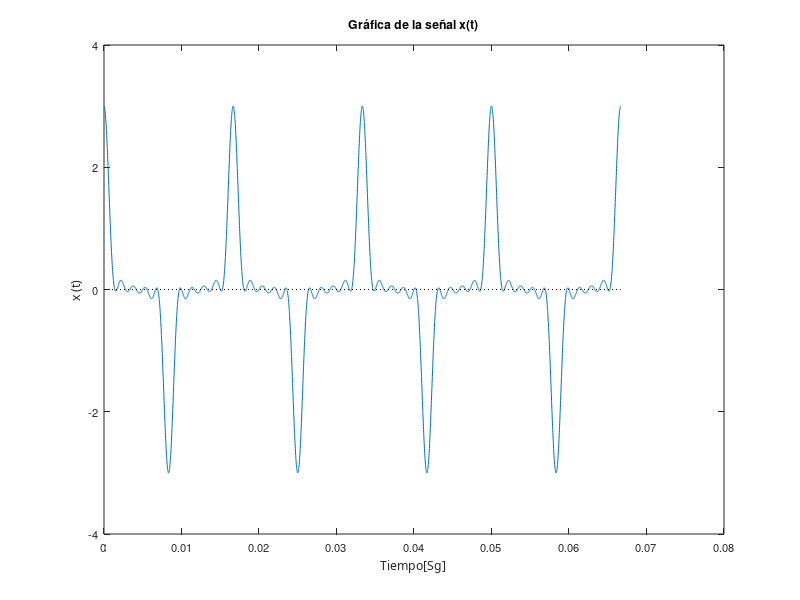
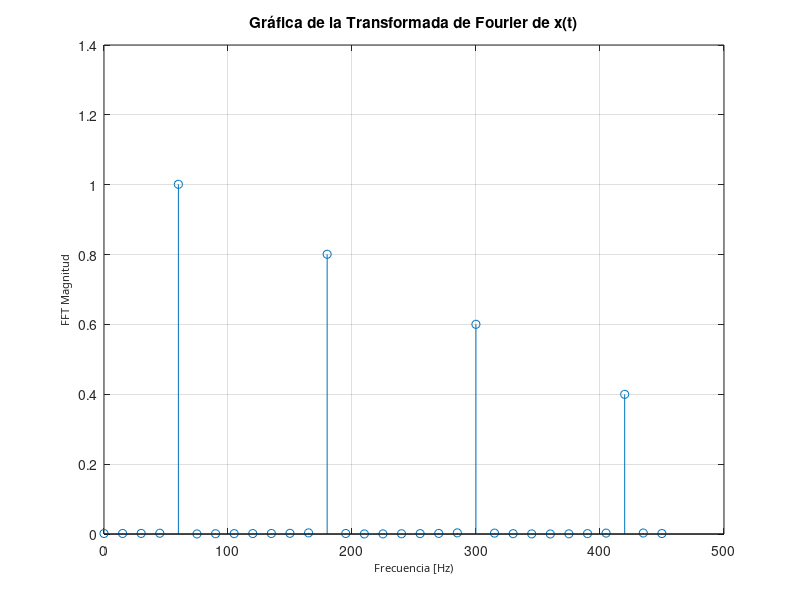

Recreate these plots in MATLAB, in order.

function armonicas_fft

% Se construye el eje de tiempo
k = 4;                  %numero de periodos
w = 377;                %frecuencia fundamental
f = w/(2*pi);           %frecuencia en Hz
fm = 1000*f;            %frecuencia de muestreo
t = 0:1/fm:k*(2*pi)/w;  %eje de tiempo

l = length(t);
factor = l/2;
delta = (fm / (2*factor));           %delta de frecuencias
fre_vec = (0:1:length(t) - 1)*delta; %vector de frecuencias

wo = 377; %frecuencia fundamental
y = 0;
kk = 1;

for ii=1:2:9 % cuatro componentes armónicas
    y = kk*cos(ii*wo*t) + y; %suma de las componentes armónicas 
    kk = kk - 0.2;
end

figure('color', [202 225 249]/255, 'menubar', 'none', 'numbertitle', 'off');
plot(t, y);
xlabel('Tiempo[Sg]', 'fontname', 'verdana', 'fontsize', 8);
ylabel('x (t)', 'fontname', 'verdana', 'fontsize', 8) 
title('Gráfica de la señal x(t)');
gg=gca;
set(gg, 'fontsize', 8);
line([t(1) t(length (t))], [0 0], 'color', [0 0 0], 'linestyle',':');
pause(1);

% Se calcula la FFT y se visualiza el resultado
ftt = fft(y);
figure('color', [202 225 249]/255, 'numbertitle', 'off');
stem(fre_vec(1:31), abs(ftt(1:31))/factor);
grid;
xlabel('Frecuencia [Hz)', 'fontname', 'verdana', 'fontsize', 8);
ylabel('FFT Magnitud', 'fontname', 'verdana', 'fontsize', 8);
title('Gráfica de la Transformada de Fourier de x(t)')


